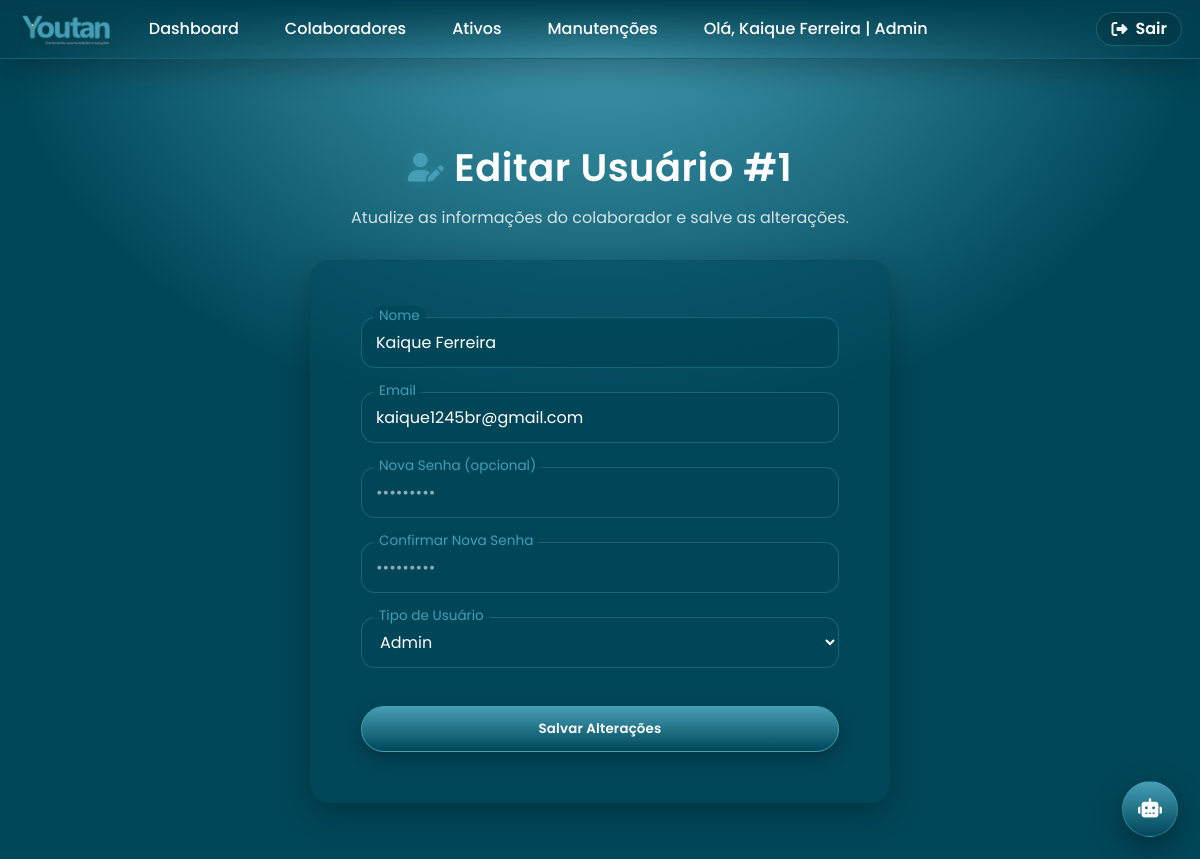
The app's page /php/editar_usuarios.php?id=1 (signed in) with its own data.
### tables this page shows
CREATE TABLE `usuarios` (
  `id_usuario` int(11) NOT NULL,
  `nome_usuario` varchar(255) NOT NULL,
  `email_usuario` varchar(255) NOT NULL,
  `senha_usuario` varchar(255) NOT NULL,
  `tipo_usuario` enum('Admin','Colaborador') NOT NULL
);

### php/editar_usuarios.php (the view, shortened to what this page needs)
<?php
include('conexao.php');
$id_editar = intval($_GET['id']);
$stmt = $conexao->prepare("SELECT * FROM usuarios WHERE id_usuario = ?");
$stmt->bind_param("i", $id_editar);
$stmt->execute();
$result = $stmt->get_result();
$usuario = $result->fetch_assoc();
?>
<!DOCTYPE html>
<html lang="pt-br">
<head>
    <link rel="stylesheet" href="../css/editar_usuarios.css">
</head>
<body>
    <?php include_once('nav.php'); ?>
    <main>
        <div class="titulo">
            <h1><i class="fa-solid fa-user-pen"></i> Editar Usuário #<?php echo htmlspecialchars($id_editar); ?></h1>
            <p>Atualize as informações do colaborador e salve as alterações.</p>
        </div>
        <form method="POST" id="form_editar_usuario">
            <div class="inputbox">
                <input type="text" name="nome_usuario" value="<?php echo htmlspecialchars($usuario['nome_usuario']); ?>" required>
                <span>Nome</span>
            </div>
            <div class="inputbox">
                <input type="email" name="email_usuario" value="<?php echo htmlspecialchars($usuario['email_usuario']); ?>" required>
                <span>Email</span>
            </div>
            <div class="inputbox">
                <input type="password" name="senha_usuario" placeholder="•••••••••">
                <span>Nova Senha (opcional)</span>
            </div>
            <div class="inputbox">
                <input type="password" name="confirmar_senha" placeholder="•••••••••">
                <span>Confirmar Nova Senha</span>
            </div>
            <div class="inputbox">
                <select name="tipo_usuario" required>
                    <option value="Admin" <?php echo ($usuario['tipo_usuario'] === 'Admin') ? 'selected' : ''; ?>>Admin</option>
                </select>
                <span id="tipo_usuario">Tipo de Usuário</span>
            </div>
            <button type="submit" id="btn_salvar_usuario">Salvar Alterações</button>
        </form>
    </main>
</body>
</html>

### css/editar_usuarios.css (style rules this page uses)
:root { --brand-1: #459EB5; --brand-2: #004759; --brand-1-quiet: rgba(69, 158, 181, .15); --brand-2-quiet: rgba(0, 71, 89, .25); --text-on-dark: #FFFFFF; --text-muted: rgba(255, 255, 255, .8); --surface: rgba(0, 71, 89, .55); --surface-strong: rgba(0, 71, 89, .8); --border: rgba(69, 158, 181, .5); --shadow: 0 10px 30px rgba(0, 0, 0, .25); --radius-lg: 20px; --radius-md: 14px; --focus-ring: 0 0 0 3px var(--brand-1-quiet), 0 0 0 6px rgba(255, 255, 255, .15); }
* { margin: 0; padding: 0; box-sizing: border-box; font-family: "Poppins", system-ui, -apple-system, Segoe UI, Roboto, Arial, sans-serif; }
body { background: radial-gradient(ellipse 200% 200% at 50% 0%, var(--brand-1), var(--brand-2) 25%); background-attachment: fixed; background-repeat: no-repeat; background-size: cover; color: var(--text-on-dark); min-height: 100vh; }
main { display: flex; flex-direction: column; align-items: center; justify-content: flex-start; min-height: 100vh; padding: 80px 20px 50px; }
.titulo { text-align: center; margin-bottom: 30px; }
.titulo h1 { font-size: 2.4rem; font-weight: 600; color: var(--text-on-dark); display: inline-flex; align-items: center; gap: 10px; letter-spacing: 0.5px; margin-bottom: 10px; }
.titulo h1 i { color: var(--brand-1); font-size: 1.8rem; filter: drop-shadow(0 0 6px rgba(69, 158, 181, 0.3)); }
.titulo p { font-size: 1rem; color: var(--text-muted); font-weight: 400; max-width: 600px; margin: 0 auto; line-height: 1.5; }
#form_editar_usuario { display: flex; flex-direction: column; gap: 18px; padding: 50px; background: var(--surface); border: 1px solid var(--brand-2-quiet); border-radius: var(--radius-lg); backdrop-filter: blur(6px); box-shadow: var(--shadow); width: 50%; }
.inputbox { position: relative; margin-top: 6px; }
.inputbox input, .inputbox select { width: 100%; padding: 12px 14px; border: 1px solid var(--border); border-radius: var(--radius-md); outline: none; color: var(--text-on-dark); font-size: 1rem; background: var(--surface-strong); transition: border-color .2s, box-shadow .2s, background .2s, transform .05s; }
.inputbox span { position: absolute; left: 10px; top: 50%; transform: translateY(-50%); pointer-events: none; font-size: 1rem; color: var(--text-muted); transition: .2s; padding: 0 6px; background: transparent; border-radius: 12px; }
.inputbox input:valid~span, .inputbox input:focus~span, .inputbox select:focus~span { color: var(--brand-1); transform: translateY(-185%) translateX(2px); background: var(--surface-strong); font-size: .85rem; }
#tipo_usuario { color: var(--brand-1); transform: translateY(-185%) translateX(2px); background: var(--surface-strong); font-size: .85rem; }
#btn_salvar_usuario { margin-top: 20px; padding: 12px 16px; border-radius: 999px; cursor: pointer; border: 1px solid var(--brand-1); background: linear-gradient(180deg, var(--brand-1), var(--brand-2)); color: var(--text-on-dark); font-weight: 600; letter-spacing: .2px; transition: transform .06s ease, filter .2s ease, box-shadow .2s ease; box-shadow: 0 6px 16px rgba(0, 0, 0, .25); width: 100%; }
::placeholder { color: rgba(255, 255, 255, .55); }

### css/nav.css (style rules this page uses)
:root { --brand-1: #459EB5; --brand-2: #004759; --brand-1-quiet: rgba(69, 158, 181, .15); --brand-2-quiet: rgba(0, 71, 89, .25); --text: #FFFFFF; --text-muted: rgba(255, 255, 255, .8); --border: rgba(69, 158, 181, .35); --shadow: 0 10px 30px rgba(0, 0, 0, .28); --focus-ring: 0 0 0 3px var(--brand-1-quiet), 0 0 0 6px rgba(255, 255, 255, .2); --h-pad: clamp(10px, 2vw, 18px); --h-gap: clamp(10px, 2vw, 22px); }
* { box-sizing: border-box; }
html, body { margin: 0; }
body { font-family: "Poppins", system-ui, -apple-system, Segoe UI, Roboto, Arial, sans-serif; color: var(--text); }

### records on screen
usuarios: nome_usuario "Kaique Ferreira", email_usuario "kaique1245br@gmail.com", tipo_usuario "Admin"

### other values on screen
$nome_usuario "Kaique Ferreira"
$tipo_usuario "Admin"
$id_editar "1"
